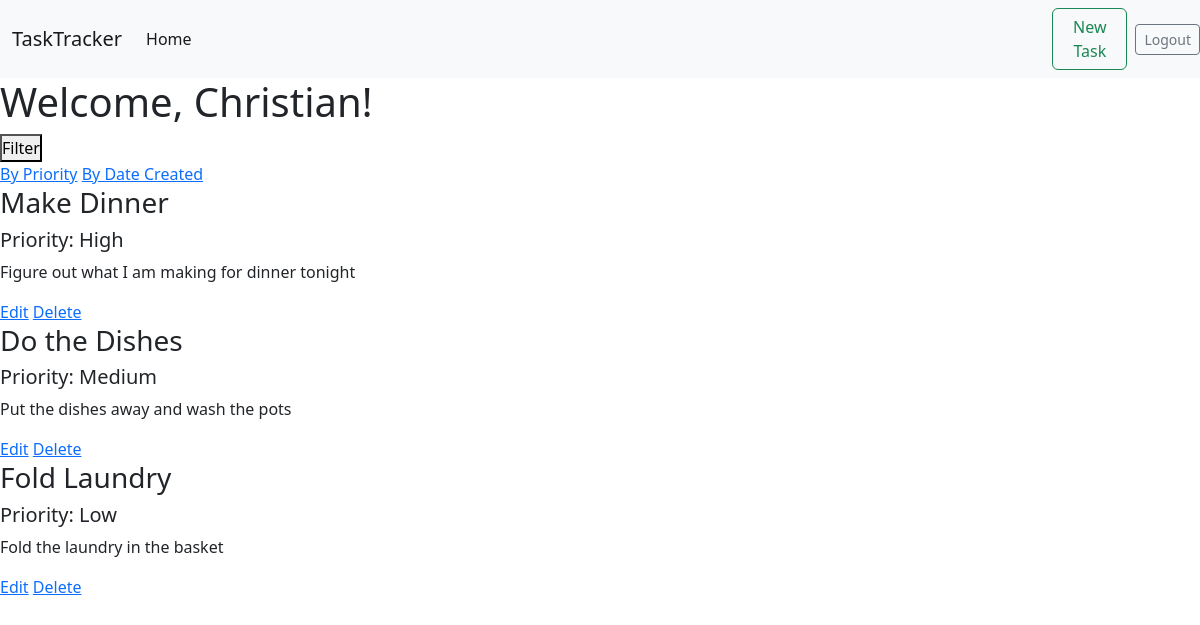
Page /homepage/filter/by_priority (signed in) on the committed database.
### Tasks/models.py (models this page shows)
class User(models.Model):
    first_name = models.CharField(max_length=45)
    email = models.CharField(max_length=255)
    password = models.CharField(max_length=255)
    created_at = models.DateTimeField(auto_now_add=True)
    updated_at = models.DateTimeField(auto_now=True)
    objects = UserManager()

class Task(models.Model):
    title = models.CharField(max_length = 60)
    description = models.TextField()
    priority = models.IntegerField()
    user = models.ForeignKey(User, related_name = 'tasks', on_delete = models.CASCADE)
    created_at = models.DateTimeField(auto_now_add = True)
    updated_at = models.DateTimeField(auto_now = True)

### Tasks/views.py (the view)
# urls.py: path('homepage/filter/by_priority',  views.filter_tasks_by_priority, name = 'filtered_tasks')
def filter_tasks_by_priority(request):
    this_user = User.objects.get(id = request.session['user_id'])
    context ={
        'first_name': this_user.first_name,
        'filtered_tasks': this_user.tasks.all().order_by('priority'),
    }
    return render(request, 'filtered_tasks.html',  context)

### Tasks/templates/filtered_tasks.html (shortened to what this page needs)
<!DOCTYPE html>
<html lang="en">
<head>
    <link href="https://cdn.jsdelivr.net/npm/bootstrap@5.2.2/dist/css/bootstrap.min.css" rel="stylesheet">
    {% include 'navbar.html' %}
</head>
<body>
    <div class="main-content">
        <div class="main-header">
            <div class="welcome">
                <h1>Welcome, {{first_name}}!</h1>
            </div>
            <div class="filter">
                <button onclick="myFunction()" class="dropbtn">Filter</button>
                <div id="myDropdown" class="dropdown-content">
                    <a href="{% url 'filtered_tasks' %}">By Priority</a>
                    <a href="{% url 'homepage' %}">By Date Created</a>
                </div>
            </div>
        </div>
        <div class="tasks">
            {% for task in filtered_tasks %}
                <div class="task">
                    <h3>{{task.title}}</h3>
                    {% if task.priority == 1 %}
                        <h5>Priority: High</h5>
                    {% elif task.priority == 2 %}
                        <h5>Priority: Medium</h5>
                    {% else %}
                        <h5>Priority: Low</h5>
                    {% endif %}
                    <p>{{task.description}}</p>
                    <div class="task_buttons">
                        <a href="/tasks/edit/{{task.id}}">Edit</a>
                        <a href="/tasks/delete/{{task.id}}">Delete</a>
                    </div>
                </div>
            {% endfor %}
        </div>
    </div>
</body>
</html>

### Tasks/static/navbar.css (style rules this page uses)
* { margin: 0px; padding: 0px; box-sizing: border-box; }

### rows in the picture
User: first_name "Christian"
Task: title "Make Dinner", priority "Priority: High", description "Figure out what I am making for dinner tonight"
Task: title "Do the Dishes", priority "Priority: Medium", description "Put the dishes away and wash the pots"
Task: title "Fold Laundry", priority "Priority: Low", description "Fold the laundry in the basket"
